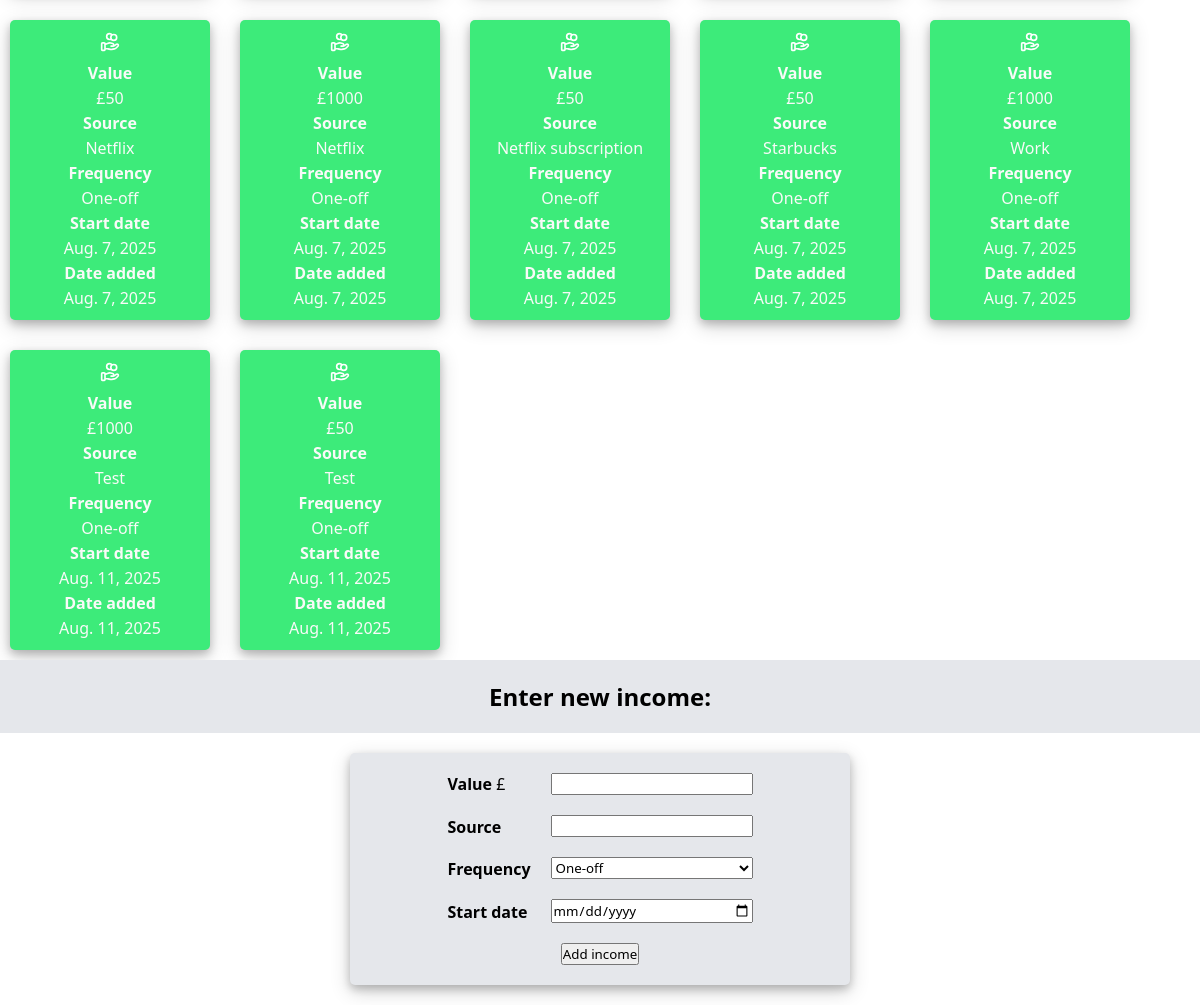
Before: /finance/income/ (lower part) with the older database file.
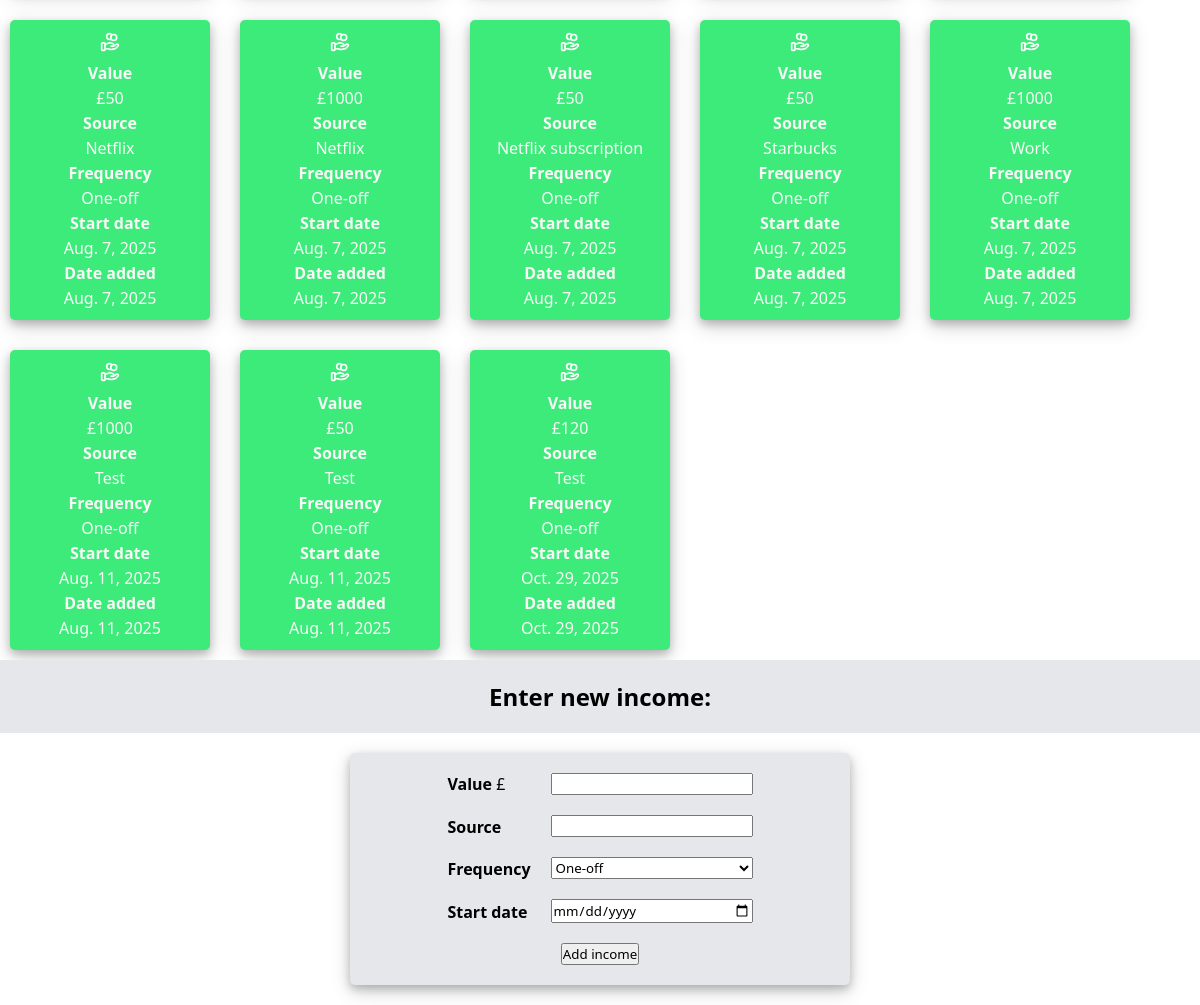
After: the same page with the newer database file.
### finance/models.py (models this page shows)
class FinancialObject(models.Model):
    user = models.ForeignKey(User, on_delete=models.CASCADE) # A single user can have many instances of income/expenses/budgets
    value = models.IntegerField(default=0)
    startDate = models.DateField(default=datetime.date.today)
    addDate = models.DateField(default=datetime.date.today)
    class Meta:
        abstract = True # Makes the "FinancialObject" class an Abstract Base Class (ABC)

class Income(FinancialObject):
    source = models.CharField(default="N/A", max_length=200)
    frequency = models.CharField(default="Monthly", max_length=200)

### finance/views.py (the view)
# urls.py: path("income/", views.income, name="income"),
def income(request):
    message = request.GET.get("message", "")
    income = Income.objects.all()
    return render(
        request,
        "finance/income.html",
        {
            "income": income,
            "message": message
        }
    )

### finance/templates/finance/income.html (shortened to what this page needs)
{% extends "finance/finance-base.html" %}
{% block finance_extra_css %}
    {% load static %}
    <link rel="stylesheet" href="{% static 'finance/income-style.css' %}">
{% endblock %}
{% block presence-check-and-list %}
    {% if income %}
        {% for i in income %}
            <li class="card">
                <div class="card-icon">
                </div>
                <div class="card-info">
                    <div><strong>Value</strong></div><div>£{{ i.value }}</div>
                    <div><strong>Source</strong></div><div>{{ i.source }}</div>
                    <div><strong>Frequency</strong></div><div>{{ i.frequency }}</div>
                    <div><strong>Start date</strong></div><div>{{ i.startDate }}</div>
                    <div><strong>Date added</strong></div><div>{{ i.addDate }}</div>
                </div>
            </li>
        {% endfor %}
    {% else %}
        <li>No income added yet.</li>
    {% endif %}
{% endblock %}
{% block enter-label %}Enter new income:{% endblock %}
{% block form %}
    <form action="{% url 'finance:addIncome' %}" method="post" class="form">
        <div class="form-components">
            <div class="form-labels-and-answers">
                <div class="form-labels">
                    <label for="value"><strong>Value</strong>    £</label>
                    <label for="source"><strong>Source</strong></label>
                    <div><strong>Frequency</strong></div>
                    <label for="startDate"><strong>Start date</strong></label>
                </div>
                <div class="form-answers">
                    <input type="text" id="value" name="value">
                    <input type="text" id="source" name="source">
                    <select id="frequency" name="frequency">
                        <option value="One-off">One-off</option>
                    </select>
                    <input type="date" id="startDate" name="startDate" value=date>
                </div>
            </div>
            <div class="submit">
                <input type="submit" value="Add income">
            </div>
        </div>
    </form>
{% endblock %}

Changed rows visible on the page:
added Income: value "120", source "Test", frequency "One-off", startDate "Oct. 29, 2025", addDate "Oct. 29, 2025"
